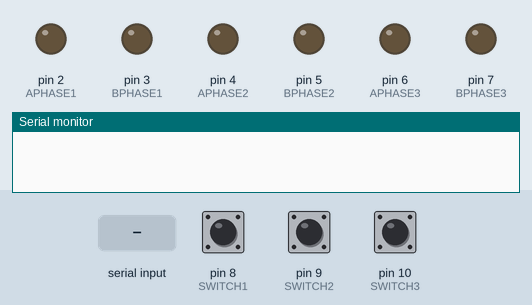
Simulated run of this sketch. Board: Arduino Uno, built with avr-gcc and run on an emulated ATmega328P. On the bench: output pins drawn as LEDs (lit = HIGH), the last lines printed to the serial monitor. Inputs (shaded band) come from the test bench; at power-on: pin 8 (SWITCH1) HIGH, pin 9 (SWITCH2) HIGH, pin 10 (SWITCH3) HIGH.

Above: at 1.2 s.
1.3 s: "A90;" received over Serial
At 1.65 s:
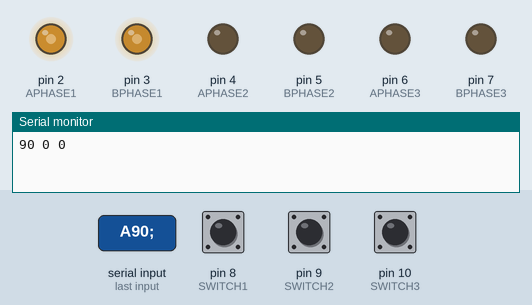
4.3 s: "R;" received over Serial
5.8 s: "B90;" received over Serial
At 6.15 s:
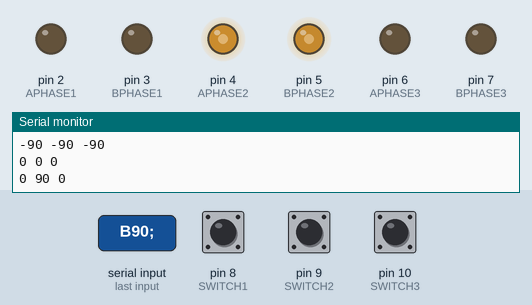
8.8 s: "C90;" received over Serial
At 9.43 s:
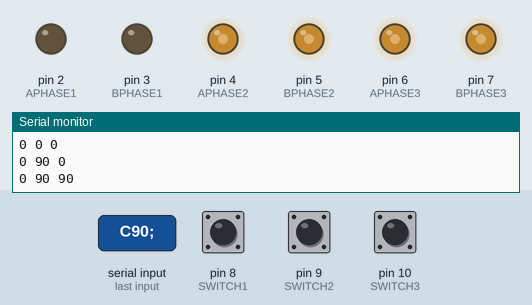
11.8 s: "B;" received over Serial
At 12.39 s:
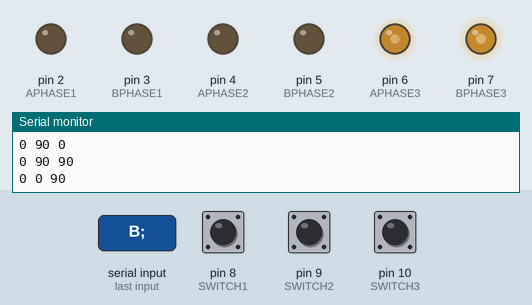
14.8 s: "R,45;" received over Serial
Timing chart, 0 to 17.3 s (numbered marks = the images above; inputs shaded):
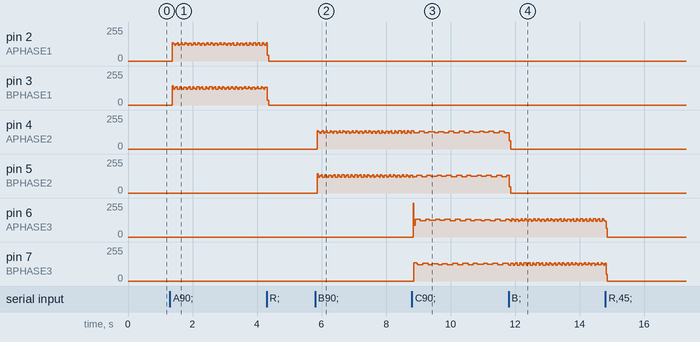

The sketch:

stepping_motor.ino
```cpp
constexpr int direction = 1;  //1 or -1

constexpr uint8_t APHASE1 = 2;
constexpr uint8_t BPHASE1 = 3;
constexpr uint8_t APHASE2 = 4;
constexpr uint8_t BPHASE2 = 5;
constexpr uint8_t APHASE3 = 6;
constexpr uint8_t BPHASE3 = 7;
constexpr uint8_t SWITCH1 = 8;
constexpr uint8_t SWITCH2 = 9;
constexpr uint8_t SWITCH3 = 10;

int speed[3] = {};  //-90~-12,0,12~90 [°/s]
int table[9] = {};  //[{mode, pulse_tick, mod_pulse_tick}]

void control(uint8_t phase1, uint8_t phase2, int* tbl) {
  if (++tbl[2] >= tbl[1] * 4) tbl[2] = 0;

  if (tbl[0] * direction > 0) {
    if (tbl[2] == tbl[1]) {
      digitalWrite(phase1, HIGH);
    } else if (tbl[2] == tbl[1] * 2) {
      digitalWrite(phase2, HIGH);
    } else if (tbl[2] == tbl[1] * 3) {
      digitalWrite(phase1, LOW);
    } else if (tbl[2] == 0) {
      digitalWrite(phase2, LOW);
    }
  } else if (tbl[0] == 0) {
    digitalWrite(phase1, LOW);
    digitalWrite(phase2, LOW);
  } else if (tbl[0] * direction < 0) {
    if (tbl[2] == tbl[1]) {
      digitalWrite(phase2, HIGH);
    } else if (tbl[2] == tbl[1] * 2) {
      digitalWrite(phase1, HIGH);
    } else if (tbl[2] == tbl[1] * 3) {
      digitalWrite(phase2, LOW);
    } else if (tbl[2] == 0) {
      digitalWrite(phase1, LOW);
    }
  }
}

void setup() {
  Serial.begin(115200);

  pinMode(APHASE1, OUTPUT);
  pinMode(BPHASE1, OUTPUT);
  pinMode(APHASE2, OUTPUT);
  pinMode(BPHASE2, OUTPUT);
  pinMode(APHASE3, OUTPUT);
  pinMode(BPHASE3, OUTPUT);
  pinMode(SWITCH1, INPUT_PULLUP);
  pinMode(SWITCH2, INPUT_PULLUP);
  pinMode(SWITCH3, INPUT_PULLUP);
}

void loop() {
  if (Serial.available()) {
    String str = Serial.readStringUntil(';');
    char top = str[0];
    if (top == 'R') {
      Serial.println("-90 -90 -90");
      bool reached[3] = {};
      table[0] = -1;
      table[1] = 19;
      table[2] = 0;
      table[3] = -1;
      table[4] = 19;
      table[5] = 0;
      table[6] = -1;
      table[7] = 19;
      table[8] = 0;
      while (!(reached[0] && reached[1] && reached[2])) {
        if (!reached[0] && digitalRead(SWITCH1)) {
          reached[0] = true;
          table[0] = 0;
          table[1] = 0;
          table[2] = 0;
        }
        if (!reached[1] && digitalRead(SWITCH2)) {
          reached[1] = true;
          table[3] = 0;
          table[4] = 0;
          table[5] = 0;
        }
        if (!reached[2] && digitalRead(SWITCH3)) {
          reached[2] = true;
          table[6] = 0;
          table[7] = 0;
          table[8] = 0;
        }
        control(APHASE1, BPHASE1, table);
        control(APHASE2, BPHASE2, table + 3);
        control(APHASE3, BPHASE3, table + 6);
        delayMicroseconds(100);
      }
      speed[0] = 0;
      speed[1] = 0;
      speed[2] = 0;
      Serial.println("0 0 0");
    } else {
      str.remove(0, 1);
      int spd = str.toInt();
      if (top == 'A') {
        if (spd == 0) {
          table[0] = 0;
          table[1] = 0;
          table[2] = 0;
        } else {
          table[0] = spd / abs(spd);
          table[1] = 20000 / (abs(spd) / (5.625 / 64));
          table[2] = 0;
        }
        speed[0] = spd;
      }
      if (top == 'B') {
        if (spd == 0) {
          table[3] = 0;
          table[4] = 0;
          table[5] = 0;
        } else {
          table[3] = spd / abs(spd);
          table[4] = 20000 / (abs(spd) / (5.625 / 64));
          table[5] = 0;
        }
        speed[1] = spd;
      }
      if (top == 'C') {
        if (spd == 0) {
          table[6] = 0;
          table[7] = 0;
          table[8] = 0;
        } else {
          table[6] = spd / abs(spd);
          table[7] = 20000 / (abs(spd) / (5.625 / 64));
          table[8] = 0;
        }
        speed[2] = spd;
      }
      Serial.print(speed[0]);
      Serial.print(' ');
      Serial.print(speed[1]);
      Serial.print(' ');
      Serial.println(speed[2]);
    }
  }

  control(APHASE1, BPHASE1, table);
  control(APHASE2, BPHASE2, table + 3);
  control(APHASE3, BPHASE3, table + 6);

  delayMicroseconds(100);
}
```
